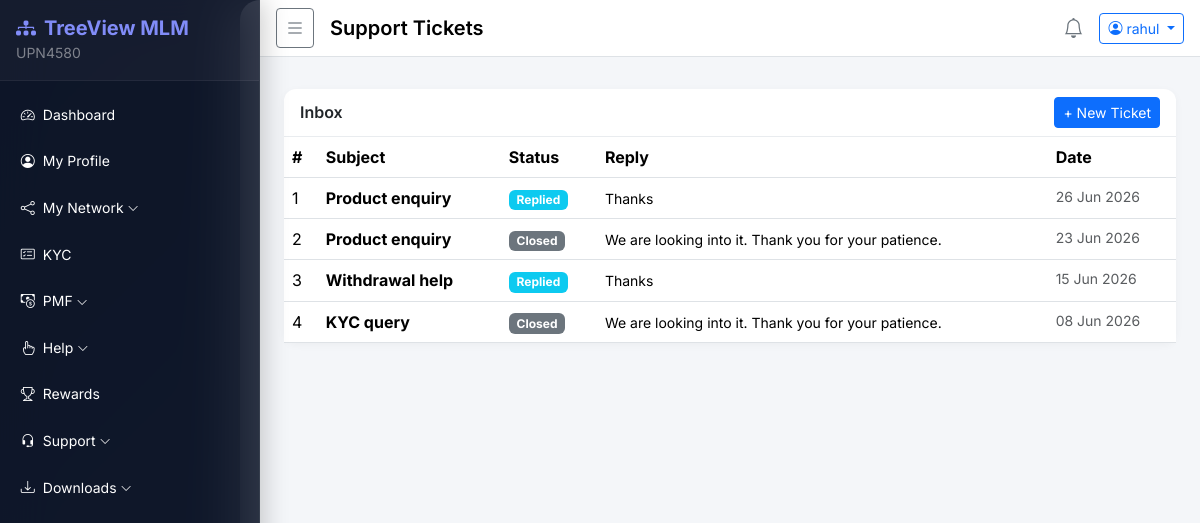
/support/inbox/ (signed in), run on the app's committed database.
### accounts/models.py (models this page shows, shortened)
class User(AbstractBaseUser, PermissionsMixin):
    STATUS_CHOICES = [('active', 'Active'), ('inactive', 'Inactive'), ('pending', 'Pending')]
    member_id   = models.CharField(max_length=20, unique=True, default=generate_member_id)
    sponsor_id  = models.CharField(max_length=20, blank=True, null=True)
    username    = models.CharField(max_length=150, unique=True)
    email       = models.EmailField(unique=True)
    mobile      = models.CharField(max_length=15, blank=True)
    status      = models.CharField(max_length=10, choices=STATUS_CHOICES, default='pending')
    is_active   = models.BooleanField(default=True)
    is_staff    = models.BooleanField(default=False)
    plain_password = models.CharField(max_length=128, blank=True)  # stored for admin view
    created_at  = models.DateTimeField(default=timezone.now)
    objects = UserManager()
    USERNAME_FIELD = 'username'
    REQUIRED_FIELDS = ['email']
    class Meta:
        db_table = 'users'

### support/models.py (models this page shows, shortened)
class SupportTicket(models.Model):
    STATUS_CHOICES = [('open', 'Open'), ('replied', 'Replied'), ('closed', 'Closed')]
    user       = models.ForeignKey(settings.AUTH_USER_MODEL, on_delete=models.CASCADE, related_name='tickets')
    subject    = models.CharField(max_length=255)
    message    = models.TextField()
    attachment = models.FileField(upload_to='support/', blank=True, null=True)
    status     = models.CharField(max_length=10, choices=STATUS_CHOICES, default='open')
    reply      = models.TextField(blank=True)
    replied_by = models.ForeignKey(settings.AUTH_USER_MODEL, on_delete=models.SET_NULL, null=True, blank=True, related_name='replies')
    created_at = models.DateTimeField(default=timezone.now)
    replied_at = models.DateTimeField(null=True, blank=True)
    class Meta:
        db_table = 'support_tickets'
        ordering = ['-created_at']

### support/views.py (the view)
# urls.py: path('inbox/',              views.inbox_view,       name='inbox'),
@login_required
def inbox_view(request):
    tickets = SupportTicket.objects.filter(user=request.user)
    return render(request, 'support/inbox.html', {'tickets': tickets})

### templates/support/inbox.html (shortened to what this page needs)
{% extends 'base/base.html' %}
{% block page_title %}Support Tickets{% endblock %}
{% block content %}
<div class="card">
  <div class="card-header d-flex justify-content-between align-items-center">
    <h6 class="mb-0 fw-semibold">Inbox</h6>
    <a href="{% url 'support:create' %}" class="btn btn-sm btn-primary">+ New Ticket</a>
  </div>
  <div class="card-body p-0">
    <div class="table-responsive">
      <table class="table table-hover mb-0">
        <thead><tr><th>#</th><th>Subject</th><th>Status</th><th>Reply</th><th>Date</th></tr></thead>
        <tbody>
          {% for t in tickets %}
          <tr>
            <td>{{ forloop.counter }}</td>
            <td><strong>{{ t.subject }}</strong></td>
            <td><span class="badge bg-{% if t.status == 'open' %}warning{% elif t.status == 'replied' %}info{% else %}secondary{% endif %}">{{ t.status|title }}</span></td>
            <td><small>{{ t.reply|truncatechars:60|default:'—' }}</small></td>
            <td class="small text-muted">{{ t.created_at|date:"d M Y" }}</td>
          </tr>
          {% empty %}
          <tr><td colspan="5" class="text-center py-3 text-muted">No tickets yet.</td></tr>
          {% endfor %}
        </tbody>
      </table>
    </div>
  </div>
</div>
{% endblock %}

### templates/base/base.html (shortened to what this page needs)
{% load static %}
{% load extras %}
<!DOCTYPE html>
<html lang="en">
<head>
  <link href="https://cdn.jsdelivr.net/npm/bootstrap@5.3.2/dist/css/bootstrap.min.css" rel="stylesheet">
  <link href="https://cdn.jsdelivr.net/npm/bootstrap-icons@1.11.3/font/bootstrap-icons.min.css" rel="stylesheet">
  <link rel="stylesheet" href="{% static 'css/style.css' %}">
</head>
<body>
  <div class="wrapper d-flex">
    <nav id="sidebar" class="sidebar text-white">
      <div class="sidebar-header p-3 d-flex align-items-center justify-content-between">
        <div>
          <h5 class="mb-0 fw-bold" style="color: #818cf8;"><i class="bi bi-diagram-3-fill me-2"></i>TreeView MLM</h5>
          {% if user.is_authenticated %}
          <small style="color: rgba(255,255,255,.45);">{{ user.member_id }}</small>
          {% endif %}
        </div>
      </div>
      <ul class="nav flex-column p-2 mt-1">
        {% if user.is_staff %}
          {% include 'base/sidebar_admin.html' %}
        {% else %}
          {% include 'base/sidebar_user.html' %}
        {% endif %}
      </ul>
    </nav>
    <div class="main-content flex-grow-1">
      <nav class="navbar navbar-expand-lg navbar-light bg-white border-bottom px-3 py-2">
        <button id="sidebarToggle" class="btn btn-sm btn-outline-secondary me-3">
          <i class="bi bi-list fs-5"></i>
        </button>
        <span class="navbar-brand fw-semibold">{% block page_title %}Dashboard{% endblock %}</span>
        <div class="ms-auto d-flex align-items-center gap-3">
          <a href="{% url 'notifications:add' %}" class="text-secondary position-relative">
            <i class="bi bi-bell fs-5"></i>
          </a>
          <div class="dropdown">
            <button class="btn btn-sm btn-outline-primary dropdown-toggle" data-bs-toggle="dropdown">
              <i class="bi bi-person-circle me-1"></i>{{ user.username }}
            </button>
          </div>
        </div>
      </nav>
      <div class="px-4 pt-3">
      </div>
      <div class="content px-4 py-3">
        {% block content %}{% endblock %}
      </div>
    </div>
  </div>
</body>
</html>

### static/css/style.css (style rules this page uses)
body { font-family: 'Inter', sans-serif; background: linear-gradient(135deg, #0b1120 0%, #1a2332 50%, #0b1120 100%); min-height: 100vh; overflow-x: hidden; }
.wrapper { display: flex; min-height: 100vh; }
.sidebar { width: 260px; min-width: 260px; transition: transform .3s ease, width .25s ease; z-index: 1050; overflow-y: auto; height: 100vh; background: rgba(15, 23, 42, 0.85); backdrop-filter: blur(24px); -webkit-backdrop-filter: blur(24px); border-right: 1px solid rgba(255, 255, 255, 0.06); box-shadow: 4px 0 24px rgba(0, 0, 0, 0.2); position: sticky; top: 0; }
.main-content { flex: 1; min-width: 0; background: #f4f6f9; border-radius: 20px 0 0 20px; margin-left: -20px; padding-left: 20px; }
.sidebar-header { background: rgba(255, 255, 255, 0.03); border-bottom: 1px solid rgba(255, 255, 255, 0.06) !important; }
.card { border: none; border-radius: 12px; box-shadow: 0 2px 8px rgba(0,0,0,.04); }
.card-header { background: transparent; border-bottom: 1px solid #e9ecef; font-weight: 600; }

### data on the page
User: member_id "UPN4580", username "rahul"
SupportTicket: subject "Product enquiry", status "Replied", reply "Thanks", created_at "26 Jun 2026"
SupportTicket: subject "Product enquiry", status "Closed", reply "We are looking into it. Thank you for your patience.", created_at "23 Jun 2026"
SupportTicket: subject "Withdrawal help", status "Replied", reply "Thanks", created_at "15 Jun 2026"
SupportTicket: subject "KYC query", status "Closed", reply "We are looking into it. Thank you for your patience.", created_at "08 Jun 2026"
